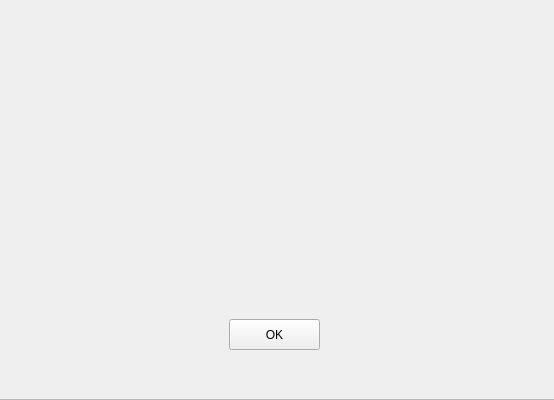
<?xml version="1.0" encoding="UTF-8"?>
<ui version="4.0">
 <class>QtFrameworkUIClass</class>
 <widget class="QMainWindow" name="QtFrameworkUIClass">
  <property name="geometry">
   <rect>
    <x>0</x>
    <y>0</y>
    <width>554</width>
    <height>400</height>
   </rect>
  </property>
  <property name="windowTitle">
   <string>QtFrameworkUI</string>
  </property>
  <widget class="QWidget" name="centralWidget">
   <widget class="QFrame" name="mainFrame">
    <property name="geometry">
     <rect>
      <x>-1</x>
      <y>-1</y>
      <width>561</width>
      <height>401</height>
     </rect>
    </property>
    <property name="frameShape">
     <enum>QFrame::StyledPanel</enum>
    </property>
    <property name="frameShadow">
     <enum>QFrame::Raised</enum>
    </property>
    <widget class="QLabel" name="helloText">
     <property name="geometry">
      <rect>
       <x>20</x>
       <y>160</y>
       <width>521</width>
       <height>91</height>
      </rect>
     </property>
     <property name="font">
      <font>
       <pointsize>22</pointsize>
      </font>
     </property>
     <property name="text">
      <string/>
     </property>
    </widget>
    <widget class="QPushButton" name="okButton">
     <property name="geometry">
      <rect>
       <x>230</x>
       <y>320</y>
       <width>91</width>
       <height>31</height>
      </rect>
     </property>
     <property name="text">
      <string>OK</string>
     </property>
    </widget>
   </widget>
  </widget>
 </widget>
 <layoutdefault spacing="6" margin="11"/>
 <resources>
  <include location="QtFrameworkUI.qrc"/>
 </resources>
 <connections/>
</ui>
